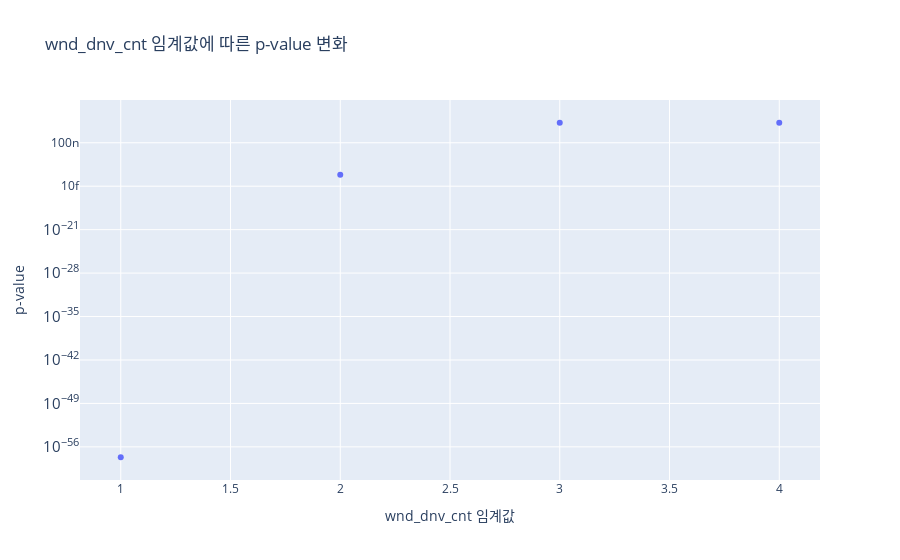

Write notebook code for a chart like this one.
### Markdown cell above
### Mann-Whitney U 검정(비모수)

### Code cell
import pandas as pd
import numpy as np
import scipy.stats as stats
import plotly.express as px

# Mann-Whitney U 검정 수행 함수
def perform_mann_whitney_tests(df, threshold_col, threshold_value):
    df[f'{threshold_col}_high'] = df[threshold_col] >= threshold_value
    group1 = df[df[f'{threshold_col}_high']]['EPDO_cnt']
    group2 = df[~df[f'{threshold_col}_high']]['EPDO_cnt']
    
    # 그룹이 비어있는지 확인
    if len(group1) == 0 or len(group2) == 0:
        return np.nan, np.nan
    
    u_stat, p_value = stats.mannwhitneyu(group1, group2)
    return u_stat, p_value

# 임계값 변화시키며 Mann-Whitney U 검정 수행 함수
def find_mann_whitney_thresholds(df, col, min_val, max_val):
    results = []
    for threshold in range(min_val, max_val + 1):
        u_stat, p_value = perform_mann_whitney_tests(df, col, threshold)
        if not np.isnan(u_stat) and not np.isnan(p_value):
            results.append((col, threshold, u_stat, p_value))
    return results

def plot_threshold_results(results, variable_name):
    thresholds = [result[1] for result in results]
    p_values = [result[3] for result in results]
    
    fig = px.scatter(x=thresholds, y=p_values, title=f'{variable_name} 임계값에 따른 p-value 변화',
                     labels={'x': f'{variable_name} 임계값', 'y': 'p-value'}, log_y=True)
    fig.show()

# 변수 목록 및 데이터 로드 (예시)
# data = pd.read_csv('data.csv')
variables = ['wnd_dnv_cnt', 'bus_station_cnt', 'traffic_cnt', 'crossroad_cnt', 'crosswalk_cnt']

# 변수별로 임계값 테스트 및 시각화
for var in variables:
    min_val = int(data[var].min())
    max_val = int(data[var].max())
    results = find_mann_whitney_thresholds(data, var, min_val, max_val)
    plot_threshold_results(results, var)

### Figure 1 — Plotly figure (JSON) as saved in the notebook; plotly's stock layout.template omitted (floating-point values rounded to 4 significant figures)
{"data": [{"hovertemplate": "wnd_dnv_cnt 임계값=%{x}<br>p-value=%{y}<extra></extra>", "legendgroup": "", "marker": {"color": "#636efa", "symbol": "circle"}, "mode": "markers", "name": "", "orientation": "v", "showlegend": false, "type": "scatter", "x": [1, 2, 3, 4], "xaxis": "x", "y": [2.116e-58, 6.968e-13, 0.0001676, 0.0001676], "yaxis": "y"}], "layout": {"legend": {"tracegroupgap": 0}, "title": {"text": "wnd_dnv_cnt 임계값에 따른 p-value 변화"}, "xaxis": {"anchor": "y", "domain": [0, 1], "title": {"text": "wnd_dnv_cnt 임계값"}}, "yaxis": {"anchor": "x", "domain": [0, 1], "title": {"text": "p-value"}, "type": "log"}}}
